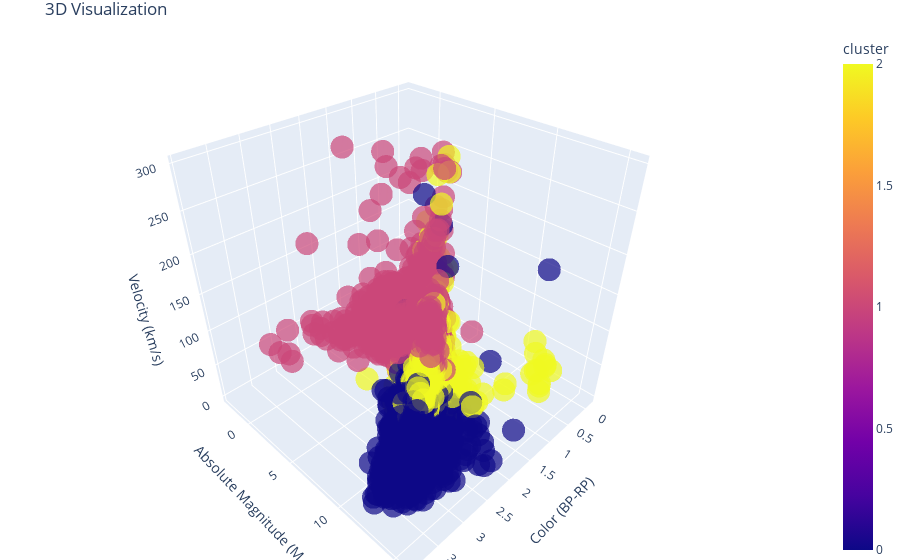

Source (notebook cell):
### Markdown cell above
### 3D Visualization

### Code cell
# Color, magnitude, and velocity
fig = px.scatter_3d(
    df,
    x = 'bp_rp',
    y = 'M_g',
    z = 'v_total',
    color = 'cluster',
    labels = {'bp_rp': 'Color (BP-RP)', 'M_g': 'Absolute Magnitude (M_G)', 'v_total': 'Velocity (km/s)'},
    opacity = 0.7,
    title = '3D Visualization'
)
fig.update_layout(margin=dict(l=0, r=0, b=0, t=30))
fig.show()

### Figure 1 — Plotly figure (JSON) as saved in the notebook; plotly's stock layout.template omitted (floating-point values rounded to 4 significant figures; data arrays with more than 128 entries replaced by an {"elided": "..."} marker saying what was removed)
{"data": [{"hovertemplate": "Color (BP-RP)=%{x}<br>Absolute Magnitude (M_G)=%{y}<br>Velocity (km/s)=%{z}<br>cluster=%{marker.color}<extra></extra>", "legendgroup": "", "marker": {"color": {"elided": "6833 int values"}, "coloraxis": "coloraxis", "opacity": 0.7, "symbol": "circle"}, "mode": "markers", "name": "", "scene": "scene", "showlegend": false, "type": "scatter3d", "x": {"elided": "6833 float values"}, "y": {"elided": "6833 float values"}, "z": {"elided": "6833 float values"}}], "layout": {"coloraxis": {"colorbar": {"title": {"text": "cluster"}}, "colorscale": [[0, "#0d0887"], [0.1111, "#46039f"], [0.2222, "#7201a8"], [0.3333, "#9c179e"], [0.4444, "#bd3786"], [0.5556, "#d8576b"], [0.6667, "#ed7953"], [0.7778, "#fb9f3a"], [0.8889, "#fdca26"], [1, "#f0f921"]]}, "legend": {"tracegroupgap": 0}, "margin": {"b": 0, "l": 0, "r": 0, "t": 30}, "scene": {"domain": {"x": [0, 1], "y": [0, 1]}, "xaxis": {"title": {"text": "Color (BP-RP)"}}, "yaxis": {"title": {"text": "Absolute Magnitude (M_G)"}}, "zaxis": {"title": {"text": "Velocity (km/s)"}}}, "title": {"text": "3D Visualization"}}}
